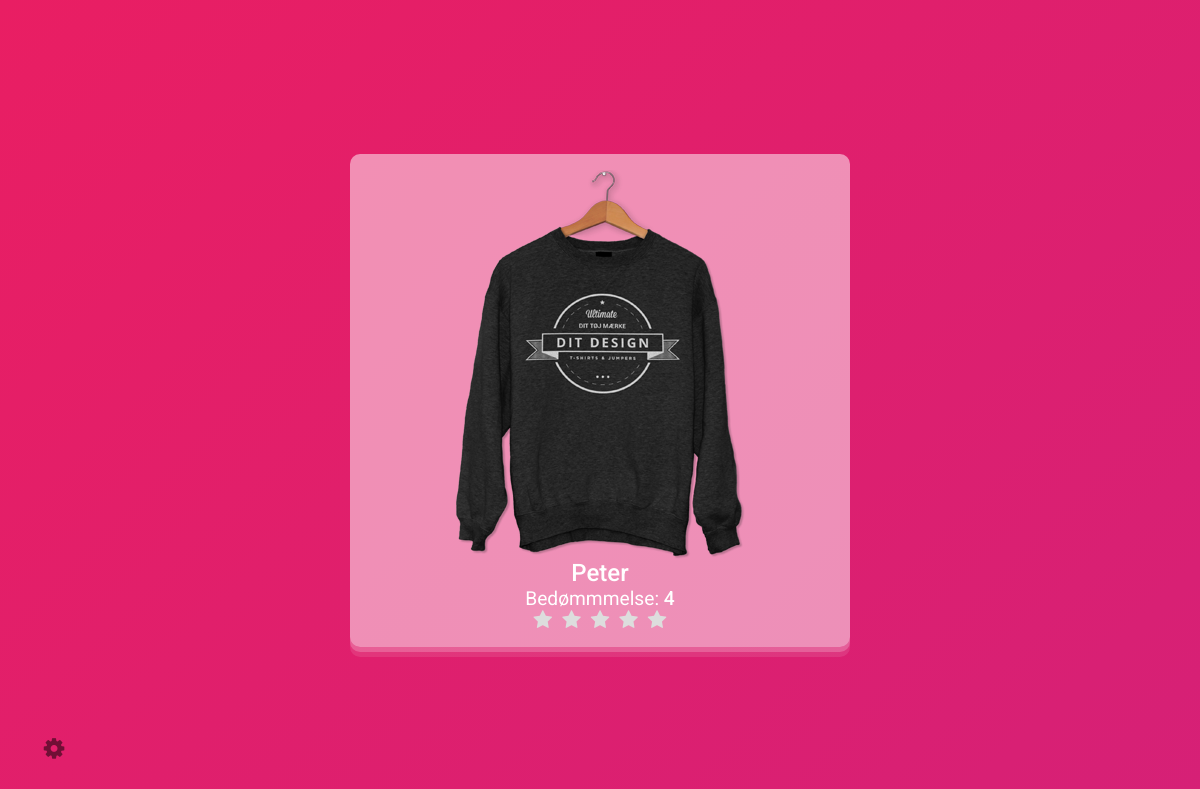
The app's page /subjects.php?subjectId=7 (signed in) with its own data.
### tables this page shows
CREATE TABLE `teacherSubject` (
  `teacherId` int(11) NOT NULL,
  `subjectId` int(11) NOT NULL
);

CREATE TABLE `teacher` (
  `teacherId` int(11) NOT NULL,
  `teacherName` varchar(100) NOT NULL,
  `teacherImage` varchar(255) NOT NULL
);

### inc/functions.php (the view, shortened to what this page needs)
        <?php
function getRating($link, $teacherId){
    $rating = 'SELECT avg(rating) FROM rating WHERE teacherId = ?';
    $stmt = $link->prepare($rating);
    $stmt->bind_param('i', $teacherId);
    $stmt->execute();
    $stmt->bind_result($avgRating);
    while($stmt->fetch()){
        $avg = round($avgRating, 1);
        ?>
        <span class="avgRating">
            <span class="rated">Bedømmmelse: </span>
            <span class="ratingValue"><?=$avg?></span>
        </span>
        <form action="?vurder=1" method="post">
            <div class="rating">
                <input type="radio" id="5stjerne" name="rating" value="5" /><label class="full" for="5stjerne" title="Klart over middel"></label>
                <input type="radio" id="4stjerne" name="rating" value="4" /><label class="full" for="4stjerne" title="Over middel"></label>
                <input type="radio" id="3stjerne" name="rating" value="3" /><label class="full" for="3stjerne" title="Middel"></label>
                <input type="radio" id="2stjerne" name="rating" value="2" /><label class="full" for="2stjerne" title="Under middel"></label>
                <input type="radio" id="1stjerne" name="rating" value="1" /><label class="full" for="1stjerne" title="Klart under middel"></label>
            </div>
        </form>
        <?
    }
}
        ?>
        <?php
function getTeachersbySubject($link, $subjectId, $userId){
    $teachers = 'SELECT teacher.teacherId AS tid,
teacher.teacherName AS tname,
teacher.teacherImage AS timage,
teacherSubject.teacherId AS tstid,
teacherSubject.subjectId AS tssid,
`subject`.subjectId AS sid,
`subject`.subjectName AS sname
FROM teacher
JOIN teacherSubject ON teacher.teacherId = teacherSubject.teacherId
JOIN `subject` ON teacherSubject.subjectId = `subject`.subjectId
WHERE teacher.teacherId NOT IN (SELECT rating.teacherId FROM rating WHERE userId = ?)
AND `subject`.subjectId = ?
ORDER BY rand()
LIMIT 1';
    $stmt = $link->prepare($teachers);
    $stmt->bind_param('ii', $userId, $subjectId);
    $stmt->execute();
    $stmt->bind_result($tid, $tname, $timage, $tstid, $tssid, $sid, $sname);
    $stmt->store_result();
    if($stmt->num_rows >= 1) {
        while ($stmt->fetch()) {
            ?>
            <img src="<?=$timage?>" class="teacherImage">
            <span class="teacherName"><?=$tname?></span>
            <?php
        }
    } else {
        echo '<div class="besked rod">Ikke flere du kan stemme på</div>';
    }
}
        ?>

### css/main.css (style rules this page uses)
* { margin: 0; padding: 0; -webkit-box-sizing: border-box; box-sizing: border-box; font-family: 'Roboto', sans-serif; }
html, body { height: 100%; }
body { display: -webkit-box; display: -webkit-flex; display: -ms-flexbox; display: flex; -webkit-box-pack: center; -webkit-justify-content: center; -ms-flex-pack: center; justify-content: center; -webkit-box-align: center; -webkit-align-items: center; -ms-flex-align: center; align-items: center; -webkit-align-content: center; -ms-flex-line-pack: center; align-content: center; -webkit-box-orient: vertical; -webkit-box-direction: normal; -webkit-flex-direction: column; -ms-flex-direction: column; flex-direction: column; background: -webkit-linear-gradient(315deg, #e91e63, #9c27b0); background: -o-linear-gradient(315deg, #e91e63, #9c27b0); background: linear-gradient(135deg, #e91e63, #9c27b0); background-size: 400% 400%; background-repeat: no-repeat; background-attachment: fixed; -webkit-animation: baggrundAnim 6s ease infinite; animation: baggrundAnim 6s ease infinite; }
body .loginBox .teacherImage { display: block; margin: 0 auto; max-width: 289px; }
body .loginBox .teacherName { display: block; text-align: center; font-weight: 500; font-size: 1.5em; }
body .loginBox .avgRating { display: block; text-align: center; font-size: 1.2em; }
body .loginBox .avgRating .rated { font-size: 300; }
body .loginBox .avgRating .ratingValue { font-weight: 500; }
body .loginBox .rating { border: none; display: -webkit-box; display: -webkit-flex; display: -ms-flexbox; display: flex; -webkit-box-orient: horizontal; -webkit-box-direction: reverse; -webkit-flex-direction: row-reverse; -ms-flex-direction: row-reverse; flex-direction: row-reverse; -webkit-box-pack: center; -webkit-justify-content: center; -ms-flex-pack: center; justify-content: center; }
body .loginBox .rating label { color: #DDD; }
body .loginBox .rating label:before { margin: 5px; font-size: 1.25em; font-family: FontAwesome; content: "\f005"; }

### records on screen
teachersubject: teacherId.teacherImage (picture), teacherId.teacherName "Peter"

### other values on screen
$avg "4"
